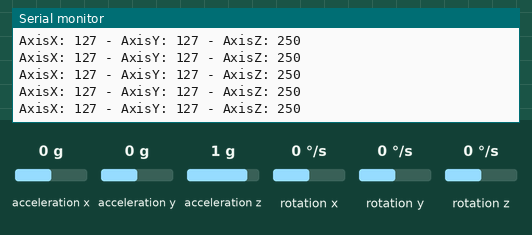
Recording of a sketch running on a simulated Arduino Uno, built with avr-gcc and run on an emulated ATmega328P. On the bench: the last lines printed to the serial monitor. Inputs (shaded band) come from the test bench; at power-on: acceleration z 1 g, acceleration x 0 g, acceleration y 0 g, rotation x 0 °/s, rotation y 0 °/s, rotation z 0 °/s.

Above: at 1.2 s.
1.3 s: acceleration z set to -0.8 g
At 1.9 s:
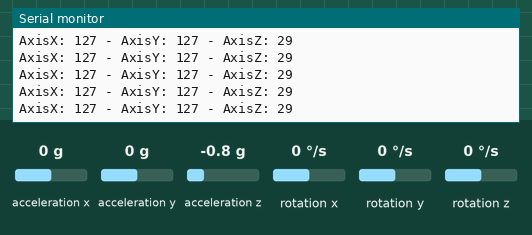
4.3 s: acceleration x set to -0.8 g
At 4.9 s:
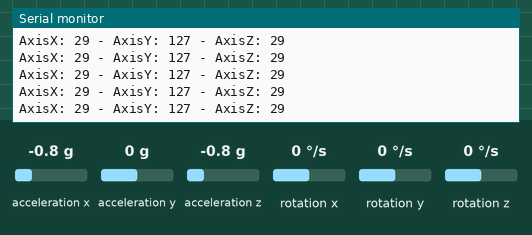
7.3 s: acceleration y set to -0.8 g
At 8.0 s:
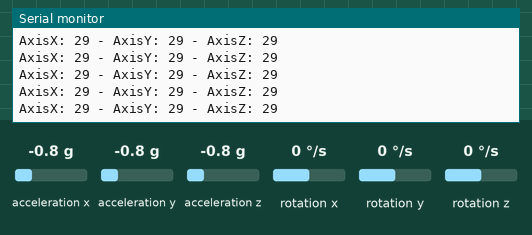
10.3 s: acceleration x set to -1.4 g
At 10.8 s:
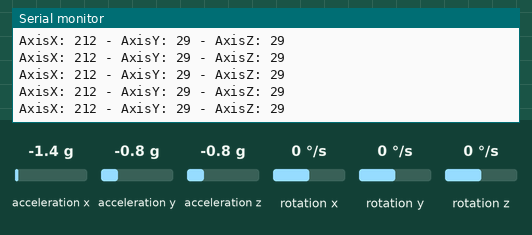
13.3 s: acceleration x set to 1.4 g
At 14.2 s:
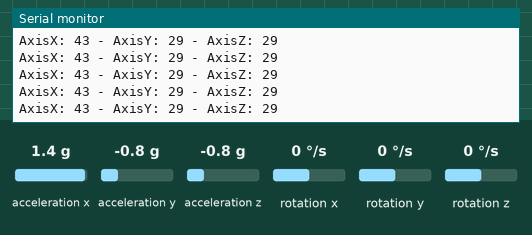
16.3 s: acceleration y set to -1.4 g
At 16.8 s:
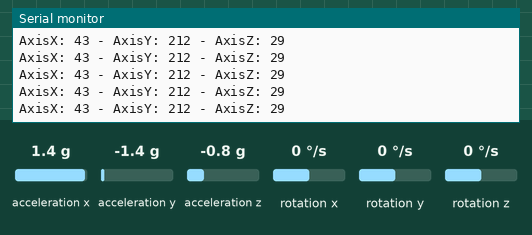
Timing chart, 0 to 19.3 s (numbered marks = the images above; inputs shaded):
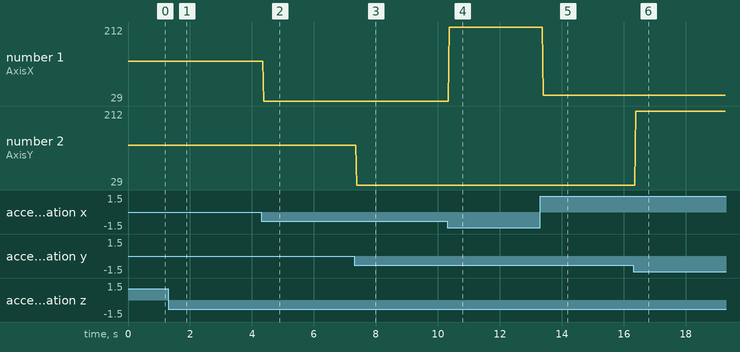

Measured:
- after the input at 1.3 s, the serial monitor: prints a new line after 0.09 s (image 1)
- after the input at 4.3 s, the serial monitor: prints a new line after 0.09 s (image 2)
- after the input at 7.3 s, the serial monitor: prints a new line after 0.08 s (image 3)
- after the input at 10.3 s, the serial monitor: prints a new line after 0.07 s (image 4)
- after the input at 13.3 s, the serial monitor: prints a new line after 0.10 s (image 5)
- after the input at 16.3 s, the serial monitor: prints a new line after 0.09 s (image 6)
- plotted number 1: 29 → 212 after the input at 10.3 s, 212 → 43 after the input at 13.3 s

The sketch:

imu.ino
```cpp
#include "Wire.h"
#include "I2Cdev.h"
#include "MPU6050.h"

MPU6050 mpu;
int16_t ax, ay, az;
int16_t gx, gy, gz;

struct MyData {
  byte X;
  byte Y;
  byte Z;
};

MyData data;

void setup()
{
  Serial.begin(9600);
  Wire.begin();
  mpu.initialize();
  //pinMode(LED_BUILTIN, OUTPUT);
}

void loop()
{
  mpu.getMotion6(&ax, &ay, &az, &gx, &gy, &gz);
  data.X = map(ax, -17000, 17000, 0, 255 ); // X axis data
  data.Y = map(ay, -17000, 17000, 0, 255);
  data.Z = map(az, -17000, 17000, 0, 255);  // Y axis data
  //delay(5);
  Serial.print("AxisX: ");
  Serial.print(data.X);
  Serial.print(" - ");
  Serial.print("AxisY: ");
  Serial.print(data.Y);
  Serial.print(" - ");
  Serial.print("AxisZ: ");
  Serial.println(data.Z);
}
```
